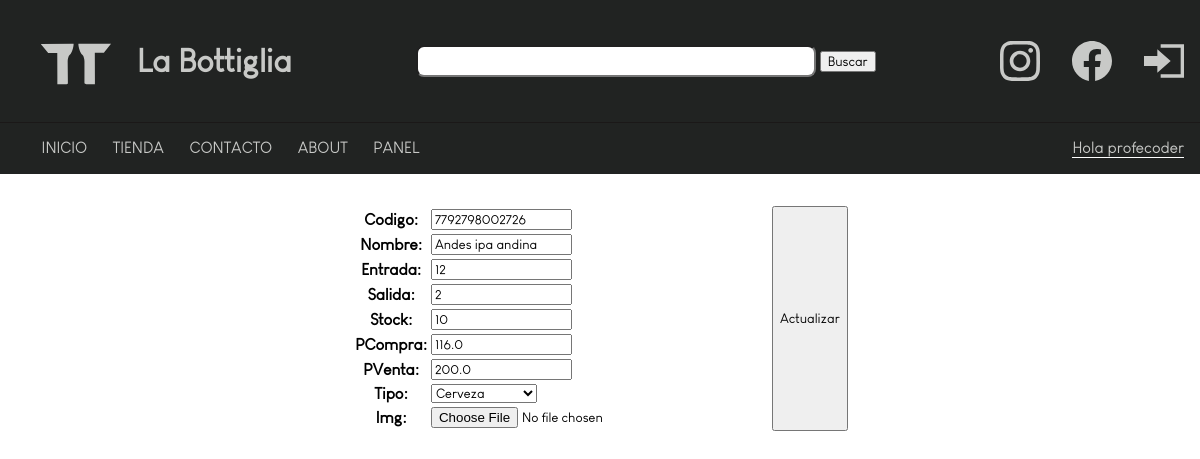
The page /panel/productos/editar/7 (signed in) on the database as committed earlier.
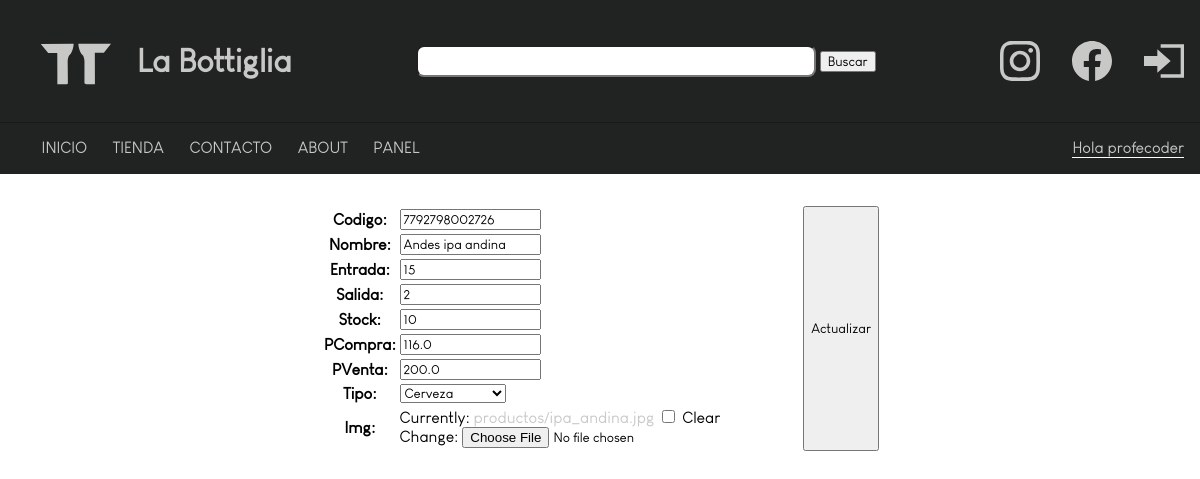
The same page on the database as committed later.
### database/models.py (models this page shows, shortened)
class bottigliaDb(models.Model):
    codigo = models.CharField(max_length = 50,unique=True)
    nombre = models.CharField(max_length = 50)
    entrada = models.IntegerField()
    salida = models.IntegerField()
    stock = models.IntegerField()
    pCompra = models.FloatField()
    pVenta = models.FloatField()
    TIPO_CHOICES = [
        ('VINOMALBEC' , 'Vino Malbec'),
        ('VINOBLANCO' , 'Vino Blanco'),
        ('VINOBLEND' , 'Vino Blend'),
        ('VINOCABERNET' , 'Vino Cavernet'),
        ('CHAMPANGNE' , 'Champagne'),
        ('RON' , 'Ron'),
        ('WHISKY' , 'Whisky'),
        ('APERITIVO' , 'Aperitivo'),
        ('GIN' , 'Gin'),
        ('CERVEZA' , 'Cerveza'),
        ('CRISTALERIA' , 'Cristaleria'),
        ('TEQUILA','Tequila'),
        ('VODKA' , 'Vodka'),
        ('GASEOSA' , 'Gaseosa'),
        ('JUGOS' , 'Jugos'),
        ('SNACKS' , 'Snacks'),
        ('OTRO' , 'Otro'),
    ]
    tipo = models.CharField(max_length = 15,
    choices=TIPO_CHOICES,
    default='OTRO',
    )
    img = models.ImageField(upload_to='productos',blank=True)

### database/views.py (the view)
# urls.py: path('panel/productos/editar/<pk>',staff_member_required(ProductosUpdate.as_view()),name='panel-productos-editar'),
class ProductosUpdate(UpdateView):
    model = bottigliaDb
    success_url = '/panel/productos/'
    fields = ['codigo','nombre','entrada','salida','stock','pCompra','pVenta','tipo','img']
    template_name ='panel_producto_editar.html'

### tiendaOnline/templates/panel_producto_editar.html (shortened to what this page needs)
{% extends 'base.html' %}
{% block contenido %}
<form method="post" enctype="multipart/form-data">
<div class="container">
<table>
    {{form.as_table}}
</table>
</form>
<input type="submit" value="Actualizar">
{% endblock contenido %}

Rows that differ between the two databases and show on the page:
changed bottigliaDb "Andes ipa andina": entrada "12" → "15"
Other text that changed with them:
form field as_table: (not shown) → "☐"
text no longer shown: "Codigo: Nombre: Entrada: Salida: Stock: PCompra: PVenta: Tipo: Img:"
text now shown: "Codigo: Nombre: Entrada: Salida: Stock: PCompra: PVenta: Tipo: Img: Currently: productos/ipa_andina.jpg Clear Change:"
